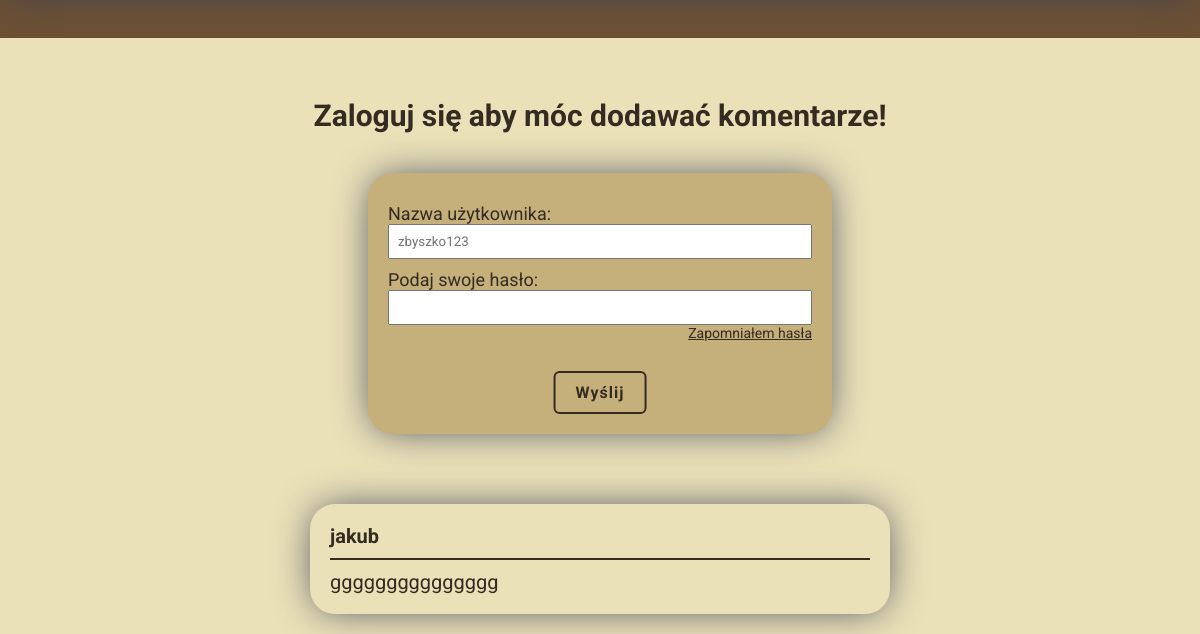
The page /all-posts/pierogi-z-serem-i-ziemniakami (lower part) on the database as committed earlier.
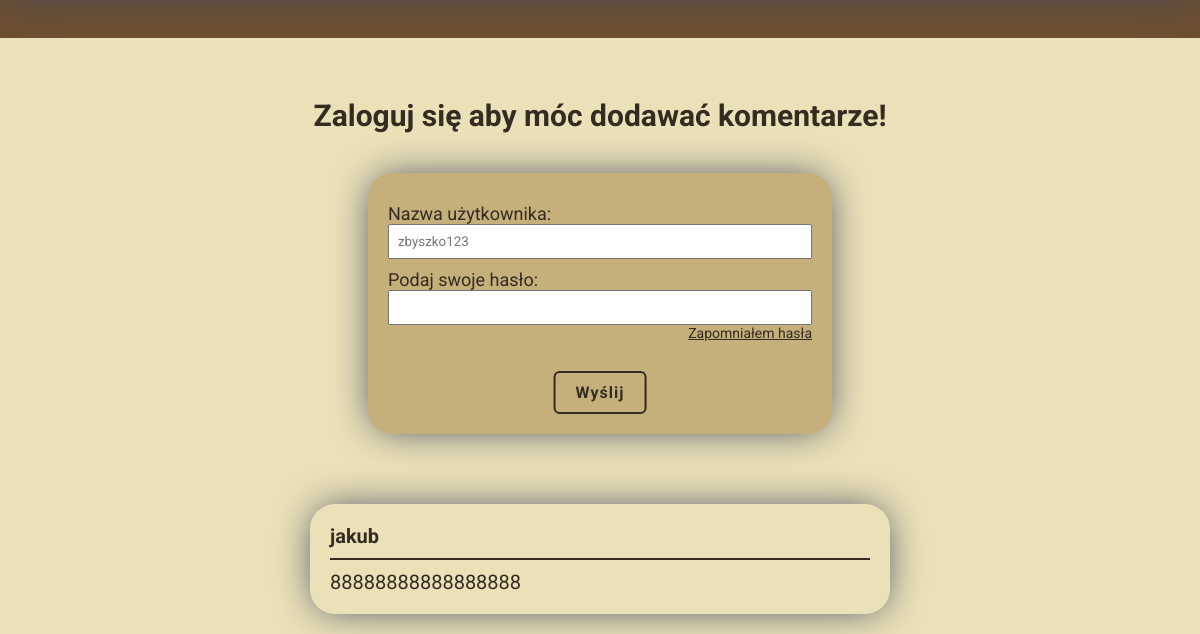
The same page on the database as committed later.
### blog/models.py (models this page shows, shortened)
class UserCommentModel(models.Model):
    user = models.ForeignKey(
        CustomUserModel, verbose_name="Użytkownik:", on_delete=models.CASCADE)
    content = models.TextField(verbose_name="Treść:", null=False)
    post = models.ForeignKey(
        PostModel, verbose_name="Post:", on_delete=models.CASCADE, related_name="comments")
    class Meta:
        verbose_name_plural = "Komentarze"

class CustomUserModel(AbstractUser):
    username = models.CharField(
        verbose_name="Nazwa użytkownika", max_length=50, unique=True)
    email = models.EmailField(max_length=254)
    is_verficated = models.BooleanField(default=False)
    is_staff = models.BooleanField(default=False, verbose_name="Personel:")
    is_superuser = models.BooleanField(default=False,)
    objects = CustomUserManager()
    USERNAME_FIELD = "username"
    REQUIRED_FIELDS = ["email"]

### blog/views.py (the view)
# urls.py: path("all-posts/<slug:slug>", views.PostView.as_view(), name="post"),
class PostView(DetailView):
    model = PostModel
    context_object_name = "post"
    template_name = "blog/post_detail.html"
    login_form = LoginUserForm()
    comment_form = UserCommentForm()
    def breadcrubs_generator(self, path):
        home_url = reverse("main_page")
        path_splited = path.strip("/").split("/")
        paths = {}
        pre_path = ""
        for path in path_splited:
            pre_path += f"/{path}"
            paths[path] = pre_path
        return paths
    def get_context_data(self, **kwargs):
        context = super().get_context_data(**kwargs)
        context["ingredients"] = self.object.ingredients.split("\n")
        context["breadcrumbs"] = self.breadcrubs_generator(self.request.path)
        context["comments"] = self.object.comments.all().order_by("-pk")
        login_form_data = self.request.session.pop("login_form_data", None)
        if login_form_data:
            self.login_form = LoginUserForm(login_form_data)
        if self.request.user.is_authenticated:
            comment_form_data = self.request.session.pop(
                "comment_form_data", None)
            if comment_form_data:
                self.comment_form = UserCommentForm(comment_form_data)
            context["form"] = self.comment_form
        else:
            context["form"] = self.login_form
        return context

### blog/forms.py (shortened to what this page needs)
class LoginUserForm(forms.Form):
    username = forms.CharField(max_length=70, required=True, label="Nazwa użytkownika:", widget=forms.TextInput(attrs={
                               "placeholder": "zbyszko123"}))
    password = forms.CharField(label="Podaj swoje hasło:",
                               widget=forms.PasswordInput, required=True)

### blog/templates/blog/post_detail.html (shortened to what this page needs)
{% extends "base.html" %}
{% load static %}
{% block style %}
    <link rel="stylesheet" href="{% static "blog/includes/forms.css" %}">
    <link rel="stylesheet" href="{% static "blog/post.css" %}">
    <link rel="stylesheet" href="{% static "blog/includes/forms.css" %}">
{% endblock  %}
{% block content %}
    <section class="comment-section ">
        {% if user.is_authenticated %}
            <div class="form">
                <h3>Zostaw komentarz!</h3>
                {% if messages %}
                <ul class="messages">
                    {% for message in messages %}
                        <li>{{ message }}</li>
                    {% endfor %}
                </ul>
                {% endif %}
                <form action="{% url "comment" %}" method="POST">
                    {% csrf_token %}
                    <input type="hidden" name="next" value={{request.path}}>
                    <input type="hidden" name="post_slug" value={{post.slug}}>
                    <div class="form-field">
                        <input type="text" name="username" value="{{ user.username }}" readonly>
                    </div>
                    <div class="form-field">
                        {{form.content.label_tag}}
                        {{form.content}}
                        {{form.content.errors}}
                    </div>
                    <button class="btn">Zapisz</button>
                </form>
            </div>
        {% else %}
            <h2>Zaloguj się aby móc dodawać komentarze!</h2>
            {% include "blog/includes/login-form.html" %}
        {% endif %}
        <div class="comments">
            {% for comment in comments%}
                <div class="comment">
                    <p class="user-name">{{comment.user}}</p>
                    <p class="comment-content">{{comment.content}}</p>
                </div>
            {% endfor %}
        </div>
    </section>
{% endblock  %}

Rows that differ between the two databases and show on the page:
changed UserCommentModel "jakub": content "ggggggggggggggg" → "88888888888888888"
